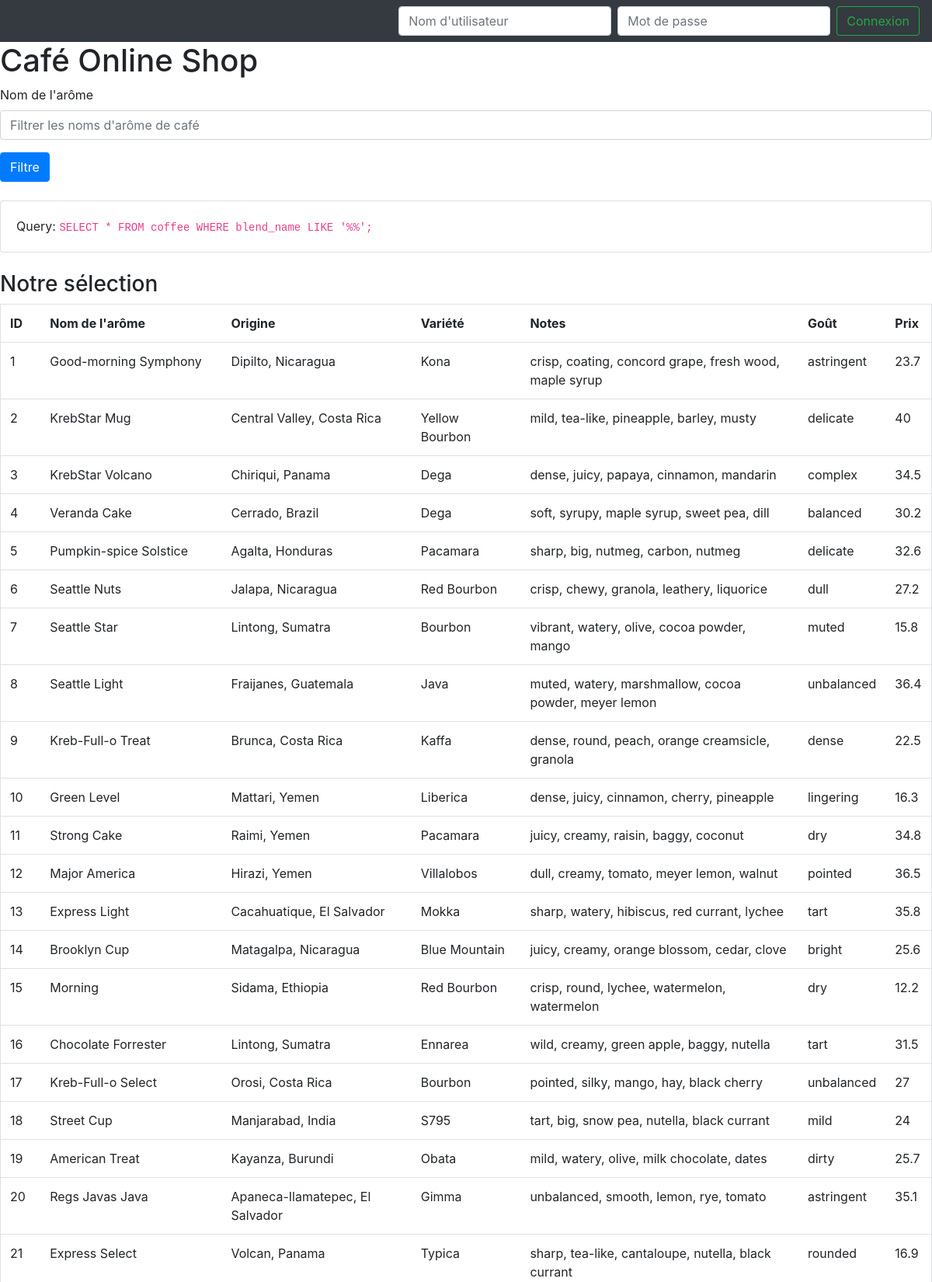
The page / (upper part) on the database its author committed.
### tables this page shows
CREATE TABLE coffee (
  id SERIAL PRIMARY KEY,
  blend_name char(64),
  origin char(64),
  variety char(64),
  notes char(64),
  intensifier char(64),
  price float
);

### lib/helpers.php (called while the page is built, shortened)
<?php
function setup()
{
  if (!isset($_SESSION['user_id'])) return false;
  return true;
}
function logged_in()
{
  return setup();
}

### lib/show_table.php (the view, shortened to what this page needs)
<?php
function show_table($blend_name)
{
  require_once('helpers.php');
  ?>
  <table class="table border">
    <tr>
      <th>ID</th>
      <th>Nom de l'arôme</th>
      <th>Origine</th>
      <th>Variété</th>
      <th>Notes</th>
      <th>Goût</th>
      <th>Prix</th>
    </tr>
    <?php
    $query = "SELECT * FROM coffee WHERE blend_name LIKE '%$blend_name%';";
    ?>
    <br>
    <div class="card">
      <div class="card-body">
        Query: <code>
          <?php
          echo ($query);
          ?>
        </code>
      </div>
    </div>
    <br>
    <h3>Notre sélection</h3>
    <?php
    $db = connectdb();
    $result = mysqli_multi_query($db, $query);
    if ($result) {
      $result = mysqli_use_result($db);
    }
    if ($result) {
      while ($coffee = mysqli_fetch_array($result, MYSQLI_ASSOC)) {
        echo ('<tr>');
        foreach ($coffee as $attr) {
          echo ('<td>' . $attr . '</td>');
        }
        echo ('</tr>');
      }
    } else {
      echo ('ERROR: ' . mysqli_error($db));
    }
    ?>
  </table>
<?php
}
?>

### index.php (shortened to what this page needs)
<!DOCTYPE html>
<html>
<head>
  <link rel="stylesheet" href="https://stackpath.bootstrapcdn.com/bootstrap/4.2.1/css/bootstrap.min.css">
</head>
<body>
  <?php
  require_once('lib/helpers.php');
  $filter = array_key_exists('blend', $_GET) ? $_GET['blend'] : '';
  ?>
  <nav class="navbar navbar-dark bg-dark justify-content-end">
    <?php
  if (logged_in()) {
    $user = current_user();
    ?>
      <form class="form-inline mr-0" action="lib/logout.php" method="post">
        <h5 class="mr-2 mt-1"><span class="badge badge-primary"><?php echo ($user['name']); ?></span></h5>
        <button class="btn btn-outline-success my-2 btn-sm my-sm-0" type="submit">Logout</button>
      </form>
    <?php
  } else {
    ?>
      <form class="form-inline" action="lib/login.php" method="post">
        <input class="form-control mr-sm-2" type="text" placeholder="Nom d'utilisateur" name="username">
        <input class="form-control mr-sm-2" type="password" placeholder="Mot de passe" name="password">
        <button class="btn btn-outline-success my-2 my-sm-0" type="submit">Connexion</button>
      </form>
    <?php
  }
  ?>
  </nav>
  <h1>Café Online Shop</h1>
  <form action="index.php" method="get">
    <div class="form-group">
      <label for="blendFilter">Nom de l'arôme</label>
      <input type="text" class="form-control" id="blendFilter" name="blend" placeholder="Filtrer les noms d'arôme de café" value=<?php echo ('"' . $filter . '"'); ?>>
    </div>
    <button type="submit" class="btn btn-primary">Filtre</button>
  </form>
  <?php
  require_once('lib/show_table.php');
  show_table($filter);
  ?>
</body>
</html>

### rows shown on the page
coffee: id "1", blend_name "Good-morning Symphony", origin "Dipilto, Nicaragua", variety "Kona", notes "crisp, coating, concord grape, fresh wood, maple syrup", intensifier "astringent", price "23.7"
coffee: id "2", blend_name "KrebStar Mug", origin "Central Valley, Costa Rica", variety "Yellow Bourbon", notes "mild, tea-like, pineapple, barley, musty", intensifier "delicate", price "40"
coffee: id "3", blend_name "KrebStar Volcano", origin "Chiriqui, Panama", variety "Dega", notes "dense, juicy, papaya, cinnamon, mandarin", intensifier "complex", price "34.5"
coffee: id "4", blend_name "Veranda Cake", origin "Cerrado, Brazil", variety "Dega", notes "soft, syrupy, maple syrup, sweet pea, dill", intensifier "balanced", price "30.2"
coffee: id "5", blend_name "Pumpkin-spice Solstice", origin "Agalta, Honduras", variety "Pacamara", notes "sharp, big, nutmeg, carbon, nutmeg", intensifier "delicate", price "32.6"
coffee: id "6", blend_name "Seattle Nuts", origin "Jalapa, Nicaragua", variety "Red Bourbon", notes "crisp, chewy, granola, leathery, liquorice", intensifier "dull", price "27.2"
coffee: id "7", blend_name "Seattle Star", origin "Lintong, Sumatra", variety "Bourbon", notes "vibrant, watery, olive, cocoa powder, mango", intensifier "muted", price "15.8"
coffee: id "8", blend_name "Seattle Light", origin "Fraijanes, Guatemala", variety "Java", notes "muted, watery, marshmallow, cocoa powder, meyer lemon", intensifier "unbalanced", price "36.4"
coffee: id "9", blend_name "Kreb-Full-o Treat", origin "Brunca, Costa Rica", variety "Kaffa", notes "dense, round, peach, orange creamsicle, granola", intensifier "dense", price "22.5"
coffee: id "10", blend_name "Green Level", origin "Mattari, Yemen", variety "Liberica", notes "dense, juicy, cinnamon, cherry, pineapple", intensifier "lingering", price "16.3"
coffee: id "11", blend_name "Strong Cake", origin "Raimi, Yemen", variety "Pacamara", notes "juicy, creamy, raisin, baggy, coconut", intensifier "dry", price "34.8"
coffee: id "12", blend_name "Major America", origin "Hirazi, Yemen", variety "Villalobos", notes "dull, creamy, tomato, meyer lemon, walnut", intensifier "pointed", price "36.5"
coffee: id "13", blend_name "Express Light", origin "Cacahuatique, El Salvador", variety "Mokka", notes "sharp, watery, hibiscus, red currant, lychee", intensifier "tart", price "35.8"
coffee: id "14", blend_name "Brooklyn Cup", origin "Matagalpa, Nicaragua", variety "Blue Mountain", notes "juicy, creamy, orange blossom, cedar, clove", intensifier "bright", price "25.6"
coffee: id "15", blend_name "Morning", origin "Sidama, Ethiopia", variety "Red Bourbon", notes "crisp, round, lychee, watermelon, watermelon", intensifier "dry", price "12.2"
coffee: id "16", blend_name "Chocolate Forrester", origin "Lintong, Sumatra", variety "Ennarea", notes "wild, creamy, green apple, baggy, nutella", intensifier "tart", price "31.5"
coffee: id "17", blend_name "Kreb-Full-o Select", origin "Orosi, Costa Rica", variety "Bourbon", notes "pointed, silky, mango, hay, black cherry", intensifier "unbalanced", price "27"
coffee: id "18", blend_name "Street Cup", origin "Manjarabad, India", variety "S795", notes "tart, big, snow pea, nutella, black currant", intensifier "mild", price "24"
coffee: id "19", blend_name "American Treat", origin "Kayanza, Burundi", variety "Obata", notes "mild, watery, olive, milk chocolate, dates", intensifier "dirty", price "25.7"
coffee: id "20", blend_name "Regs Javas Java", origin "Apaneca-Ilamatepec, El Salvador", variety "Gimma", notes "unbalanced, smooth, lemon, rye, tomato", intensifier "astringent", price "35.1"
coffee: id "21", blend_name "Express Select", origin "Volcan, Panama", variety "Typica", notes "sharp, tea-like, cantaloupe, nutella, black currant", intensifier "rounded", price "16.9"

### other values the page prints
$query "SELECT * FROM coffee WHERE blend_name LIKE '%%';"
